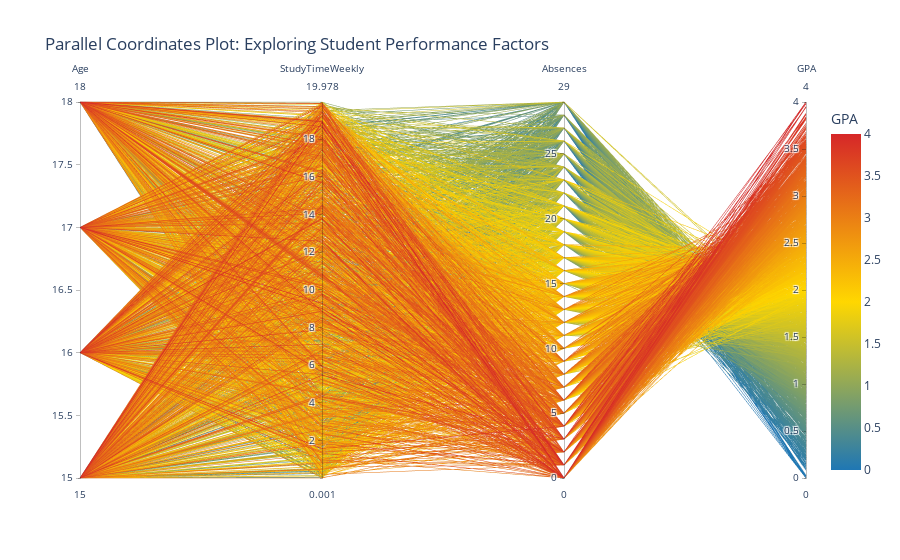

Source (notebook cell):
### Markdown cell above
## Parallel Coordinates Plot

### Code cell
fig_parallel = px.parallel_coordinates(
    data,
    dimensions=['Age', 'StudyTimeWeekly', 'Absences', 'GPA'],
    color='GPA',
    color_continuous_scale=["#1f77b4", "#FFD700", "#d62728"],
    title="Parallel Coordinates Plot: Exploring Student Performance Factors"
)
fig_parallel.write_image('parallel_coordinates.png')
fig_parallel.show()

### Figure 1 — Plotly figure (JSON) as saved in the notebook; plotly's stock layout.template omitted (floating-point values rounded to 4 significant figures; data arrays with more than 128 entries replaced by an {"elided": "..."} marker saying what was removed)
{"data": [{"dimensions": [{"label": "Age", "values": {"elided": "2392 int values"}}, {"label": "StudyTimeWeekly", "values": {"elided": "2392 float values"}}, {"label": "Absences", "values": {"elided": "2392 int values"}}, {"label": "GPA", "values": {"elided": "2392 float values"}}], "domain": {"x": [0, 1], "y": [0, 1]}, "line": {"color": {"elided": "2392 float values"}, "coloraxis": "coloraxis"}, "name": "", "type": "parcoords"}], "layout": {"coloraxis": {"colorbar": {"title": {"text": "GPA"}}, "colorscale": [[0, "#1f77b4"], [0.5, "#FFD700"], [1, "#d62728"]]}, "legend": {"tracegroupgap": 0}, "title": {"text": "Parallel Coordinates Plot: Exploring Student Performance Factors"}}}
